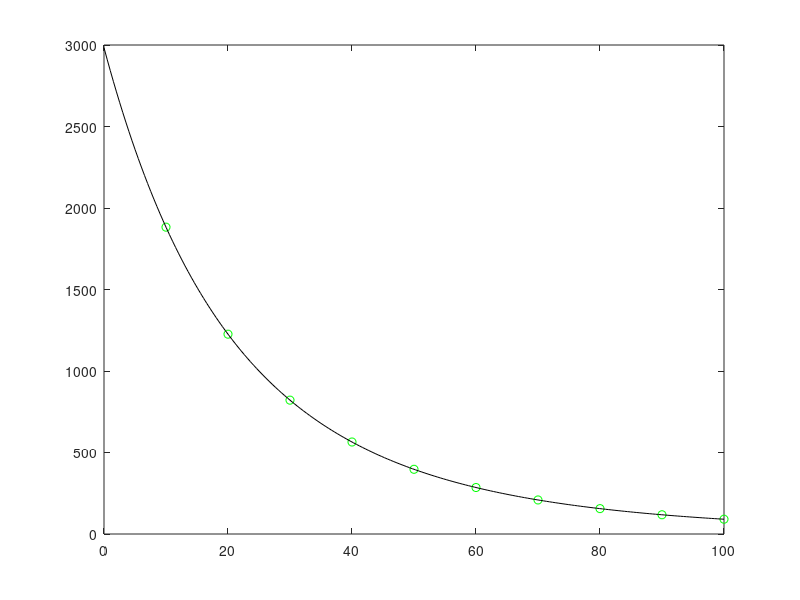

The MATLAB source for this figure:
T = [10 20 30 40 50 60 70 80 90 100];
R = [1882.5 1225.9 821.2 564.4 397.0 285.2 208.9 155.7 118.0  90.7];
e=2.718;
Xsum=0;   %initializing the sum of X values
Ysum=0;   %initializing the sum of Y values
Abar=0;   %initializing the average term

for n = 1:length(T)
    X = 1/(T(n)+273);   %setting the values of X according to the general formula
    Y = log ( R(n));    %setting the values of Y according to the general formula
    Xsum = Xsum + X ;   %summing the X values
    Ysum = Ysum + Y;    %summing the Y values
end

Xavg=Xsum/length(T);    %finding X average from the summed terms
Yavg=Ysum/length(T);    %finding Y average from the summed terms

for n = 2:length(T)
    Xbar = 1/(T(n)+273) - 1/(T(n-1)+273);     %sequential differentiation of the X average terms
    Ybar = log(R(n)) - log(R(n-1));           %sequential differentiation of the Y average terms
    Abar = Abar + Ybar/Xbar;                  %sequential differentiation of the A average terms
end

 Aavg=Abar/(length(T)-1);      %finding the slope of the equation
 
 b=Ybar-Xbar*Aavg;             %finding the y intercept of the equation
 
 Beta= Aavg;                   % finding beta of the general formula
 R0=R(1);                      %setting the R0 for the genreal formula
 
 x= linspace(0,100,200);       % setting range for the abcissa of the equation
 y= R0*e.^(Beta*((1./(x+273)-1./(T(1)+273))));      %setting the ordinate of the equation
 
 R25= R0*e.^(Beta*((1./(25+273)-1./(T(1)+273))))      %calculating the resistance at 25 degrees celsius
  
 
 dBeta = abs (log(R25/R0)/(1-298/283)^2) + abs ((1/R25)*(0.5/(1/298-1/283)))         %calculating the error of beta at 25 degrees celsius
 
 plot (T, R, 'g o');     %plotting the actual values in green dots
 hold on;
 plot(x,y,'k');          %plotting the curve fitting in black line

 
 
 